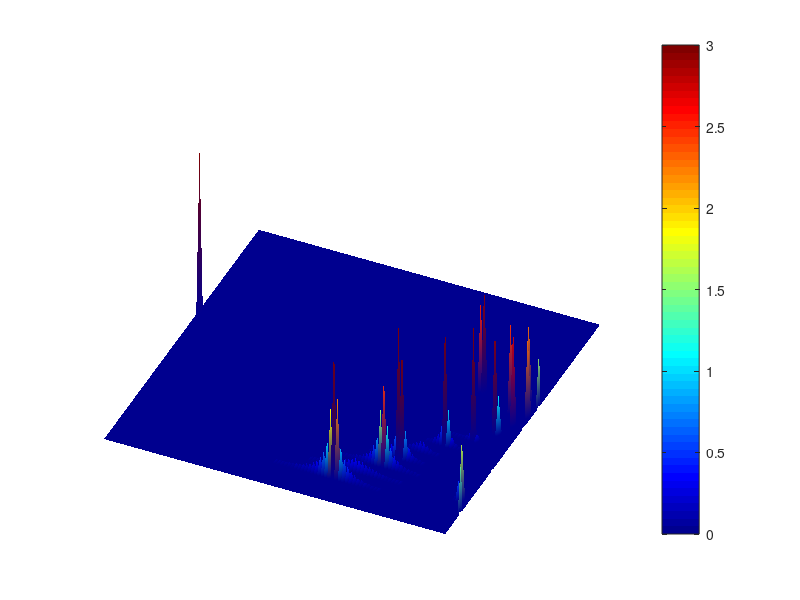

The MATLAB source for this figure: (Note: this script raises an error after producing the figure.)
close all
addpath(genpath('/home/djoroya/Documentos/GitHub/DyCon-toolbox'))
%% 
% Read the data from the external file data.txt

fid= fopen('data_Nx20Nt100_mintime_UP.txt','r');
C = fscanf(fid,'%f',Inf);
T = C(1);                                        
Nx = C(2);
Nt = C(3);
y = C(4:(Nt+1)*Nx+3); 
u = C((Nt+1)*Nx+4:end);
fclose(fid);                          

%% 
% Reshape the state y and the control u into two Nx times Nt+1 matrices
y = reshape(y,Nx,Nt+1);
u = reshape(u,Nx,Nt+1);

%%
% Recover the control for controllability to trajectories

xline = linspace(-1,1,Nx);
dt = T/Nt;
tline = 0:dt:T;

a = -0.3; b = 0.8;
control = (xline>=a).*(xline<=b);
B = diag(control);

utarget = y*0+1;
v = u+B*utarget;

%% 
% For visibility reasons in the plots, set to zero the values of the
% control below the tolerance 10^(-5)
w = v;
w(w<=1e-5) = 0;

%% 
% Again for visibility reasons, generate from w a new control on a refined
% mesh, bot in space an time. 

k = 5;
xlineREF = linspace(-1,1,k*Nx);
p = 2;
tlineREF = linspace(0,T,p*Nt);

W1 = zeros(k*Nx,Nt+1);
for i = 1:Nx
    if mod(k*i,k) == 0
        W1(k*i,:) = k*w(i,1:end);
    end
end

W2 = zeros(k*Nx,p*Nt);
for j = 1:Nt
    if mod(p*j,p) == 0
       W2(:,p*j) = p*W1(:,j);
    end
end

%%
% Plot of the refined control W2. For attenuating the difference between
% the high and low picks and improving the visibility, the plot is done in 
% logaritmic scale.

figure1 = figure;
axes1 = axes('Parent',figure1);
surf(xlineREF,tlineREF,log10(1+W2)')
caxis([0,3])
shading interp
colormap jet
colorbar
box off
view(axes1,[114.4 51.2]);
xlim([xlineREF(1) xlineREF(end)])
ylim([tlineREF(1) tlineREF(end)])
set(gca,'visible','off')
cbh = colorbar('peer',axes1);
zticks([])
cbh.Ticks = linspace(0,3,5) ; 
cbh.TickLabels = ({'0','8.3\cdot 10^3','1.7\cdot 10^4','2.5\cdot 10^4','3.3\cdot 10^4'});
cbh.FontSize = 24;
cbh.Location = 'southoutside';
set(gcf, 'Units', 'Normalized', 'OuterPosition', [0, 0.04, 1, 0.96])
a = get(gca,'XTickLabel');
set(gca,'XTickLabel',a,'fontsize',24)

%%
A = -FEFractionalLaplacian(0.8,1,k*Nx);
a = -0.3; b = 0.8;
B = BInterior(xlineREF,a,b);
idyn = pde('A',A,'B',B);
idyn.Solver = @euleri;
idyn.MassMatrix = massmatrix(xlineREF);
idyn.FinalTime = T;
idyn.Nt = p*Nt;
idyn.mesh = xlineREF;

YTref = interp1(xline,YT(end,:),xlineREF);
solve(idyn,'Control',W2')

%%
A = -FEFractionalLaplacian(0.8,1,Nx);
idyn = pde('A',A,'B',B);
idyn.Solver = @euleri;
idyn.MassMatrix = massmatrix(xline);
idyn.FinalTime = T;
idyn.Nt = 101;
idyn.mesh = xline;

%%
idynTarget = copy(idyn);
idynTarget.InitialCondition = 6*cos(0.5*pi*xline');

U0 = 1+ zeros(idyn.Nt,idyn.Udim);
[~ ,YT]  = solve(idynTarget,'Control',U0);

%%
Y = (y' + YT);

idyn.InitialCondition = Y(1,:);
idyn.StateVector.Numeric = Y;
idyn.Control.Numeric = v';

%%
solve(idyn,'Control',v');
animation(idyn,  ...
               'xx',0.01,       ...
           'Target',YT(end,:),  ...
      'YLimControl',[0 5000],   ...
    'ControlShadow',true,       ...
    'InitCondition',idyn.StateVector.Numeric(1,:))

%%
error('sdsa')
Y(Y<0) = 0;
u(u<0) = 0;
[tt,xx] = ndgrid(idyn.tspan,xline);

[ttt,xxx] = ndgrid(linspace(0,T,200),linspace(-1,1,400));

Fy = griddedInterpolant(tt,xx,Y,'spline')
Fu = griddedInterpolant(tt,xx,u','spline')

%%
Ynew = Fy(ttt,xxx); Ynew(Ynew<0) = 0; 
Unew = Fu(ttt,xxx); Unew(Unew<0) = 0; 
idyn.mesh = linspace(-1,1,400);
idyn.Nt = 200;
idyn.InitialCondition = Ynew(1,:);
idyn.StateVector.Numeric = Ynew;
idyn.Control.Numeric = Unew;
idyn.B = BInterior( linspace(-1,1,400),-1,1);
idyn.A = -FEFractionalLaplacian(0.8,1,400);
idyn.MassMatrix = massmatrix(idyn.mesh);

%%
solve(idyn,'Control',Unew);
animation(idyn,     'xx', 0.01,                              ...
                'Target', YT(end,:),   ...
           'YLimControl', [0 5000],                          ...
                  'YLim', [0 5],                             ...
         'ControlShadow', true,                              ...
         'InitCondition', idyn.StateVector.Numeric(1,:))

%%
colzeros = zeros(200,1);
Ynewzeros = [colzeros Ynew colzeros];
Unewzeros = [colzeros Unew colzeros];

close all
subplot(1,2,1)
surf(Ynew)
shading interp
colormap jet
caxis([0 30])
subplot(1,2,2)
surf(Unew)
caxis([0 500])

shading interp
colormap jet

%%

function M = massmatrix(mesh)
    N = length(mesh);
    dx = mesh(2)-mesh(1);
    M = 2/3*eye(N);
    for i=2:N-1
        M(i,i+1)=1/6;
        M(i,i-1)=1/6;
    end
    M(1,2)=1/6;
    M(N,N-1)=1/6;
            
    M=dx*sparse(M);
end
